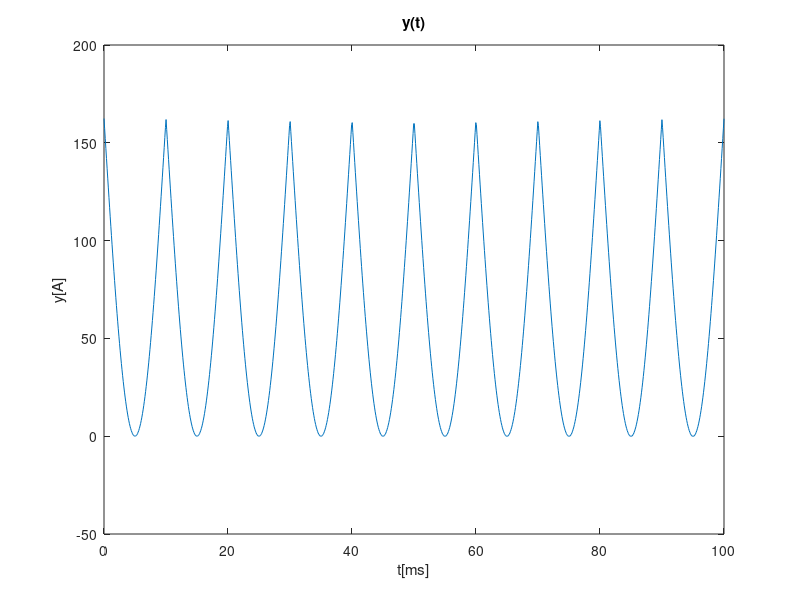
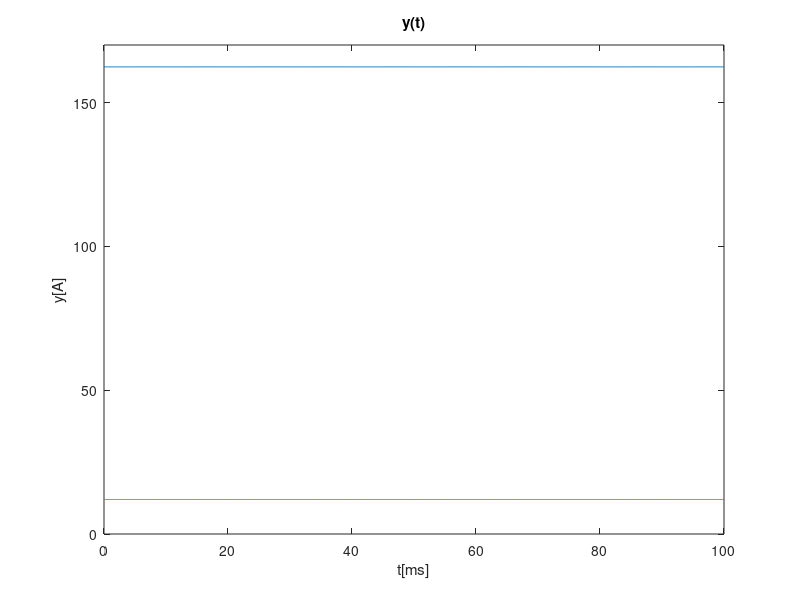
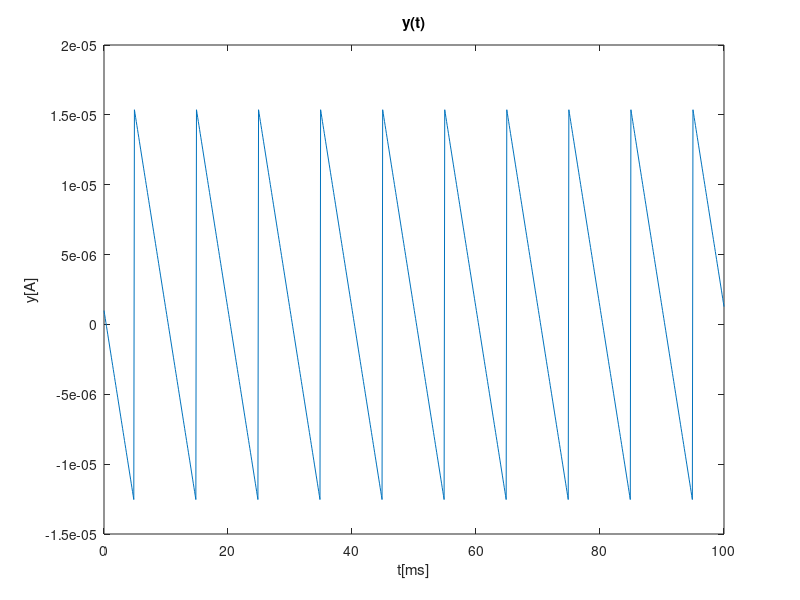

Source code (MATLAB) for these figures, in order:
close all 
clear all


C = 420e-6;
A = 0.70609*230;
w = 2*pi*50;
V_on = 0.63;
R = 369982;
eta = 1;
Vt = 25.9e-3;
Vd = V_on;
Is = 1e-14;
rd = 56.79666793;


function absv = absv(t)
  A = 0.70609*230;
  w = 2*pi*50;
  
  absv = 0;

  if(sin(w*t) >= 0)
    absv = A*sin(w*t);
  else
    absv = -A*sin(w*t);
  endif
  
endfunction



function absv_d = absv_d(t)
  A = 0.70609*230;
  w = 2*pi*50;
  
  if(sin(w*t) >= 0)
    absv_d = A*w*cos(w*t);
  else
    absv_d = -A*w*cos(w*t);
  endif
  
endfunction



function f = f(t)
C = 420e-6;
A = 0.70609*230;
w = 2*pi*50;
V_on = 0.63;
R = 369982;
eta = 1;
Vt = 25.9e-3;
Vd = V_on;
Is = 1e-14;
rd = 56.79666793;
Req = R+19*rd;

f = (A-19*V_on)*exp(-(t-1/(4*50))/(Req*C))+19*V_on - absv(t);
endfunction

function fd = fd(t)
C = 420e-6;
A = 0.70609*230;
w = 2*pi*50;
V_on = 0.63;
R = 369982;
eta = 1;
Vt = 25.9e-3;
Vd = V_on;
Is = 1e-14;
rd = 56.79666793;
Req = R + 19*rd;

fd = -(A-19*V_on)/R/C*exp(-(t-1/(4*50))/(Req*C)) - absv_d(t);
endfunction

t=linspace(0, 100e-3, 1000);
y=zeros(1, 1000);

for i=1:length(t)
  y(i) = f(t(i));
endfor

figure
plot(t*1000, y)
title("y(t)")
xlabel ("t[ms]")
ylabel ("y[A]")
print ("y.eps", "-depsc");


delta = 1e-9;
x_next = 14.8e-3;


do 
  x=x_next;
  x_next = x  - f(x)/fd(x);
  printf("%.10f \n", x);
until (abs(x_next-x) < delta)

ton_root = x_next;

printf("%.10f \n", ton_root);

function fdec = fdec(t, ton_root)
  fdec = f(t)+absv(t);
  
  modt = t*50 - floor(t*50);
  
  if(modt<=ton_root*50-0.5 || (modt>=ton_root*50 && modt<=0.75))
    fdec = absv(t);
  endif
endfunction


t=linspace(0, 100e-3, 1000);
y1=zeros(1, 1000);
y2=zeros(1,100);
y3=zeros(1,1000);
y2d=zeros(1,100);
y3d=zeros(1,1000);
y4=zeros(1,1000);

for i=1:length(t)
  y1(i) = absv(t(i));
endfor

for i=1:100
  if(t(i)+1/4/50 < ton_root)
    y2(i) = f(t(i)+1/4/50)+absv(t(i)+1/4/50);
    y2d(i) = fd(t(i)+1/4/50)+absv_d(t(i)+1/4/50);
  else
    y2(i) = absv(t(i)+1/4/50);
    y2d(i) = absv_d(t(i)+1/4/50);
  endif
endfor

for i=1:length(t)
  y3(i) = y2(mod(i+50,100)+1);
  y3d(i) = y2d(mod(i+50,100)+1);
endfor

for i=1:length(t)
  y4(i) = 19*V_on-19*rd*C*y3d(i)-0.40875;
endfor

figure
plot(t*1000, y3)
hold on
plot(t*1000, y4)
title("y(t)")
xlabel ("t[ms]")
ylabel ("y[A]")
axis([0,100,0,170]);
print ("y.eps", "-depsc");

figure
plot(t*1000, y4-12);
title("y(t)")
xlabel ("t[ms]")
ylabel ("y[A]")
print ("diff.eps", "-depsc");

dclevel = 0;
maxvo = y4(1);
minvo = y4(1);

for i=1:1000
  dclevel = dclevel + y4(i);
  
  if(y4(i)>maxvo)
    maxvo = y4(i);
  endif
  
  if(y4(i)<minvo)
    minvo = y4(i);
  endif
endfor

dclevel = dclevel/1000;

ripple = maxvo-minvo;

printf("%.10f \n", dclevel);
printf("%.10f \n", ripple);


file = fopen("teor.tex", "w");

fprintf(file, "%.10f & %.10f \\\\ \\hline \n", dclevel, ripple);

fclose(file);

